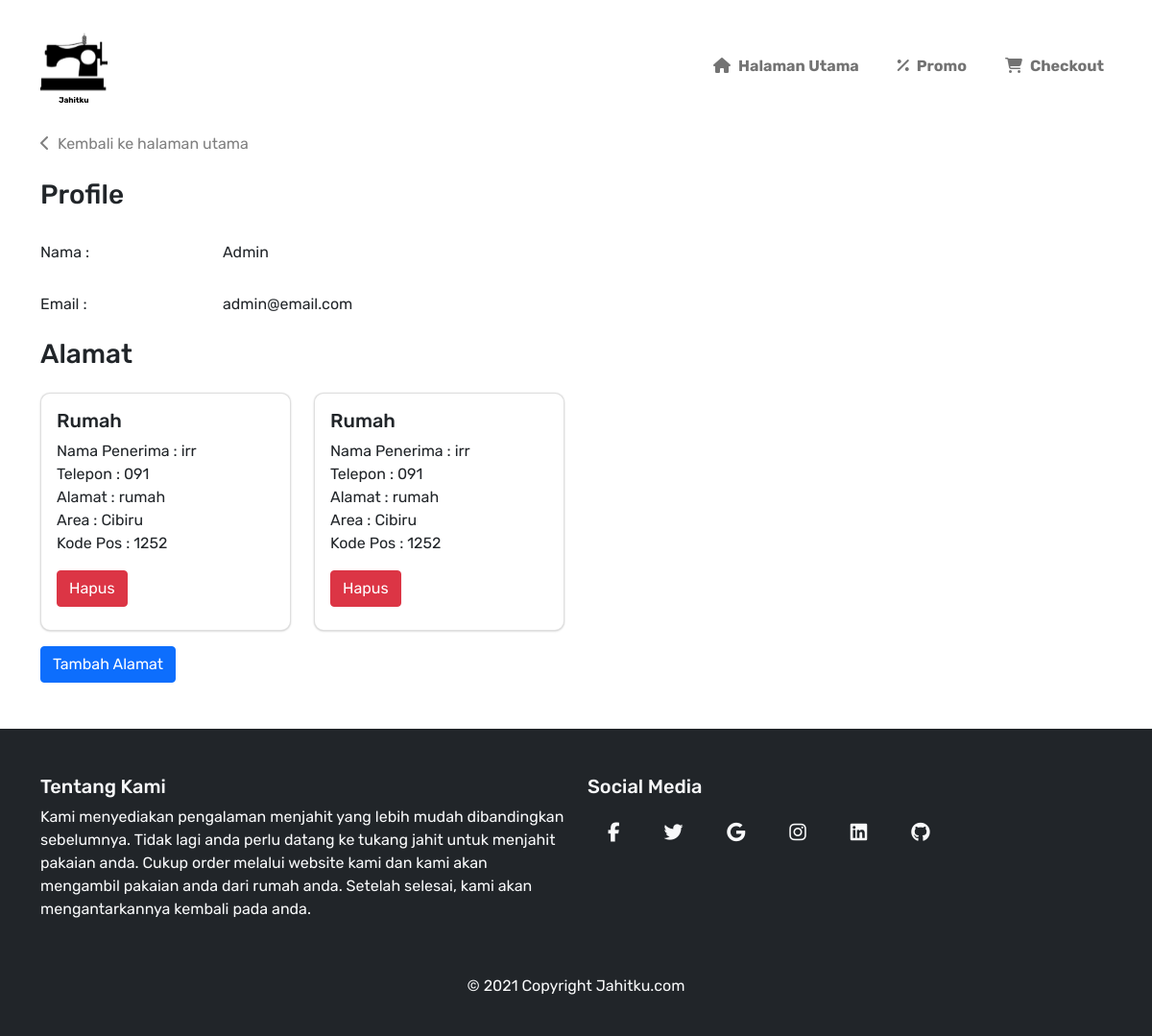
Before: /profile.php (signed in) with the older database file.
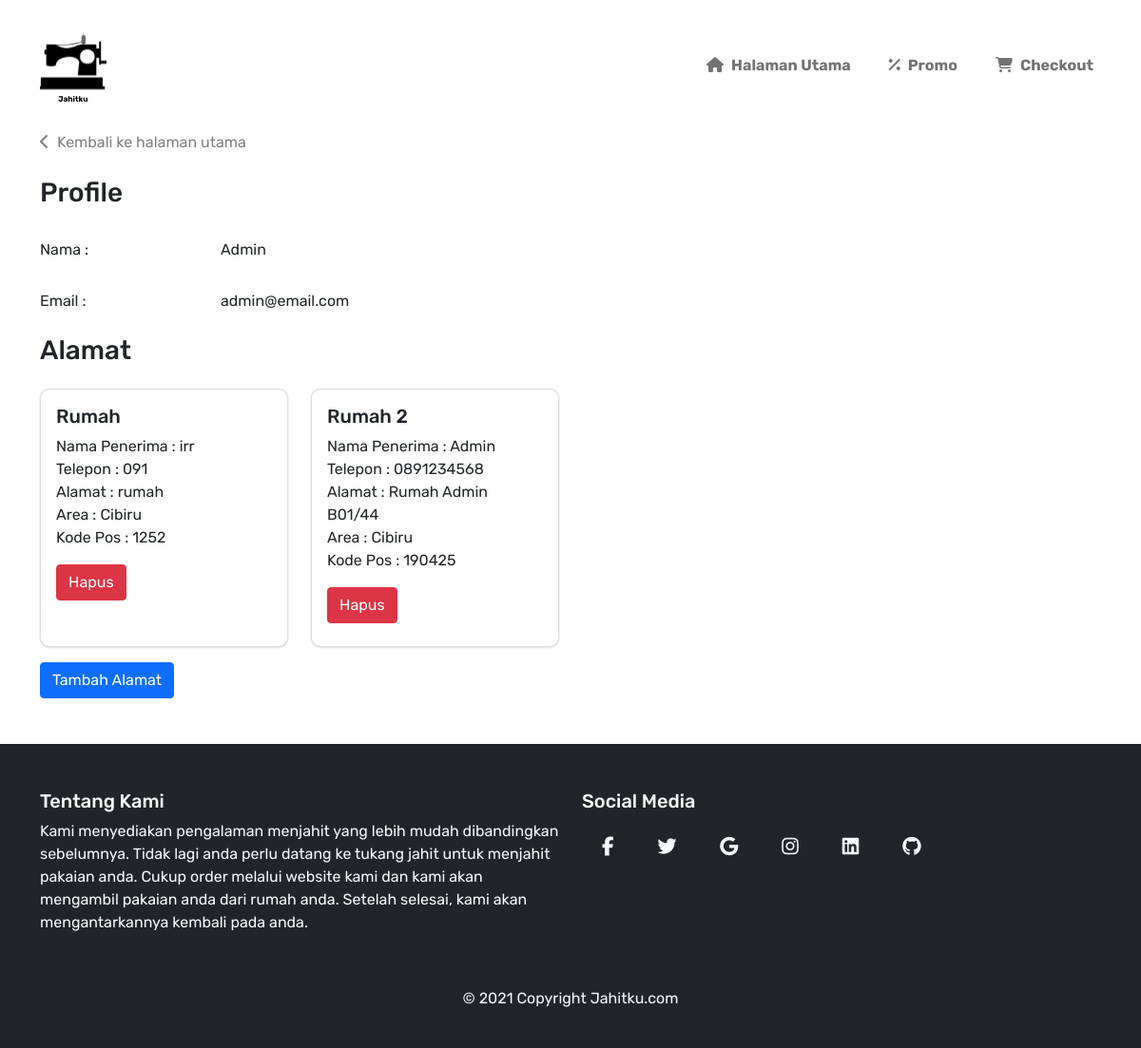
After: the same page with the newer database file.
### tables this page shows
CREATE TABLE `users` (
  `id` int(11) NOT NULL,
  `name` varchar(60) DEFAULT NULL,
  `email` varchar(60) DEFAULT NULL,
  `password` char(80) DEFAULT NULL
);

CREATE TABLE `alamat` (
  `id_alamat` int(11) NOT NULL,
  `id_pengguna` int(11) NOT NULL,
  `label` varchar(30) NOT NULL,
  `nama_penerima` varchar(30) NOT NULL,
  `telepon` varchar(20) NOT NULL,
  `alamat` varchar(300) NOT NULL,
  `area` varchar(30) NOT NULL,
  `kodepos` varchar(10) NOT NULL
);

### profile.php (the view, shortened to what this page needs)
<?php
include "server/connection.php";
$email = $_SESSION['email'];
$query_getprofile = mysqli_query($connect, "CALL getUserEmail('$email')");
$data_getprofile = mysqli_fetch_array($query_getprofile);
$id = $data_getprofile['id'];
mysqli_next_result($connect);
$query_getalamat = mysqli_query($connect, "CALL getAlamatID('$id')");
$alamat_status = mysqli_num_rows($query_getalamat);
if (empty($_SESSION['email']) and empty($_SESSION['status'])) {
    header("location: login.php");
} else {
?>
    <!doctype html>
    <html lang="en">
    <head>
        <?php
        include "assets/components/header.php"
        ?>
        <link rel="stylesheet" href="assets/css/style.css">
    </head>
    <body>
        <?php
        include "assets/components/navbar-profil.php"
        ?>
        <main class="mt-5">
            <div class="container mt-3 mb-5">
                <a href="index.php" class="text-black-50 mt-5" style="text-decoration: none;"><i class="fas fa-chevron-left me-2"></i>Kembali ke halaman utama</a>
                <h3 class="mt-4">Profile</h3>
                <form class="mt-4">
                    <div class="row mb-3">
                        <label class="col-sm-2 col-form-label">Nama :</label>
                        <div class="col-sm-10">
                            <input type="text" readonly class="form-control-plaintext" value="<?php echo $data_getprofile['name'] ?>">
                        </div>
                    </div>
                    <div class="row mb-3">
                        <label class="col-sm-2 col-form-label">Email :</label>
                        <div class="col-sm-10">
                            <input type="text" readonly class="form-control-plaintext" value="<?php echo $data_getprofile['email'] ?>">
                        </div>
                    </div>
                </form>
                <h3 class="mb-4">Alamat</h3>
                <?php
                if ($alamat_status == 0) {
                    echo "<div class=col style='max-width: 200px'>";
                    echo "<div class='card card-custom'>";
                    echo "<div class='card-body'>";
                    echo "<h5 class=card-title>Tidak ada alamat</h5>";
                    echo "<p class=card-text>Alamat Kosong</p>";
                    echo "</div>";
                    echo "</div>";
                    echo "</div>";
                } else {
                    echo "<div class='row row-cols-2 row-cols-md-4 g-4'>";
                    while ($data_getalamat = mysqli_fetch_array($query_getalamat)) {
                        echo "<div class=col>";
                        echo "<div class='card card-custom h-100'>";
                        echo "<div class='card-body'>";
                        echo "<h5 class=card-title>$data_getalamat[label]</h5>";
                        echo "<p class=card-text>
                        Nama Penerima : $data_getalamat[nama_penerima]<br>
                        Telepon       : $data_getalamat[telepon]<br>
                        Alamat        : $data_getalamat[alamat]<br>
                        Area          : $data_getalamat[area]<br>
                        Kode Pos      : $data_getalamat[kodepos]<br>
                        </p>";
                        echo "<form method=POST action=server/deletealamat_process.php?id=$data_getalamat[id_alamat] class=mb-2>";
                        echo "<button type=submit class='btn btn-danger'>Hapus</button>";
                        echo "</form>";
                        echo "</div>";
                        echo "</div>";
                        echo "</div>";
                    }
                    echo "</div>";
                }
                ?>
                <button type="button" class="btn btn-primary mt-3" data-bs-toggle="modal" data-bs-target="#exampleModal">
                    Tambah Alamat
                </button>
            </div>
        </main>
        <?php
        include "assets/components/footer.php";
        ?>
    </body>
<?php
}
?>

### assets/components/header.php (shortened to what this page needs)
<link href="https://cdn.jsdelivr.net/npm/bootstrap@5.0.0/dist/css/bootstrap.min.css" rel="stylesheet">

### assets/components/navbar-profil.php (shortened to what this page needs)
<nav class="navbar navbar-expand-lg navbar-light bg-white fixed-top">
    <div class="container py-2 py-lg-3">
        <a class="navbar-brand" href="index.php">
            <img src="assets/img/logo.svg" alt="" height="80">
        </a>
        <div class="collapse navbar-collapse justify-content-end" id="navbarSupportedContent">
            <div class="py-2 py-lg-0">
                <ul class="navbar-nav">
                    <li class="nav-item me-4">
                        <a class="nav-link" aria-current="page" href="index.php">
                            <i class="fas fa-home me-2"></i>Halaman Utama
                        </a>
                    </li>
                    <li class="nav-item me-4">
                        <a class="nav-link" href="promo.php"><i class="fas fa-percentage me-2"></i>Promo</a>
                    </li>
                    <li class="nav-item">
                        <a class="nav-link" href="checkout.php">
                            <i class="fas fa-shopping-cart me-2"></i>Checkout
                        </a>
                    </li>
                </ul>
            </div>
        </div>
    </div>
</nav>

### assets/components/footer.php
<footer class="text-center text-md-start py-4 mt-t bg-dark">
    <div class="container py-4">
        <div class="row text-light">
            <div class="col-lg-6 col-md-12 mb-4 mb-md-0">
                <h5 class="">Tentang Kami</h5>
                <p>
                    Kami menyediakan pengalaman menjahit yang lebih mudah dibandingkan sebelumnya. Tidak lagi anda perlu datang ke tukang jahit untuk menjahit pakaian anda. Cukup order melalui website kami dan kami akan mengambil pakaian anda dari rumah anda. Setelah selesai, kami akan mengantarkannya kembali pada anda.
                </p>
            </div>
            <div class="col-lg-6 col-md-12 mb-4 mb-md-0">
                <h5>Social Media</h5>
                <a class="btn btn-link btn-floating btn-lg text-light m-1" href="#!" role="button" data-mdb-ripple-color="dark"><i class="fab fa-facebook-f"></i></a>
                <a class="btn btn-link btn-floating btn-lg text-light m-1" href="#!" role="button" data-mdb-ripple-color="dark"><i class="fab fa-twitter"></i></a>
                <a class="btn btn-link btn-floating btn-lg text-light m-1" href="#!" role="button" data-mdb-ripple-color="dark"><i class="fab fa-google"></i></a>
                <a class="btn btn-link btn-floating btn-lg text-light m-1" href="#!" role="button" data-mdb-ripple-color="dark"><i class="fab fa-instagram"></i></a>
                <a class="btn btn-link btn-floating btn-lg text-light m-1" href="#!" role="button" data-mdb-ripple-color="dark"><i class="fab fa-linkedin"></i></a>
                <a class="btn btn-link btn-floating btn-lg text-light m-1" href="#!" role="button" data-mdb-ripple-color="dark"><i class="fab fa-github"></i></a>
            </div>
        </div>
    </div>
    <div class="text-center text-light p-3">
        © 2021 Copyright
        <a href="https://mdbootstrap.com/" class="text-light" style="text-decoration: none;">Jahitku.com</a>
    </div>
</footer>

### assets/css/style.css (style rules this page uses)
.navbar { font-weight: 700; }
body { padding-top: 90px; font-family: "Rubik", sans-serif; }
.card-custom { box-shadow: 0 0.4px 2px 0 rgba(0, 0, 0, 0.2); transition: 0.3s; border-radius: 10px; }
.nav-link { color: black; }

Changed rows visible on the page:
removed alamat: label "Rumah", nama_penerima "irr", telepon "091", alamat "rumah", area "Cibiru", kodepos "1252"
added alamat: label "Rumah 2", nama_penerima "Admin", telepon "0891234568", alamat "Rumah Admin B01/44", area "Cibiru", kodepos "190425"
